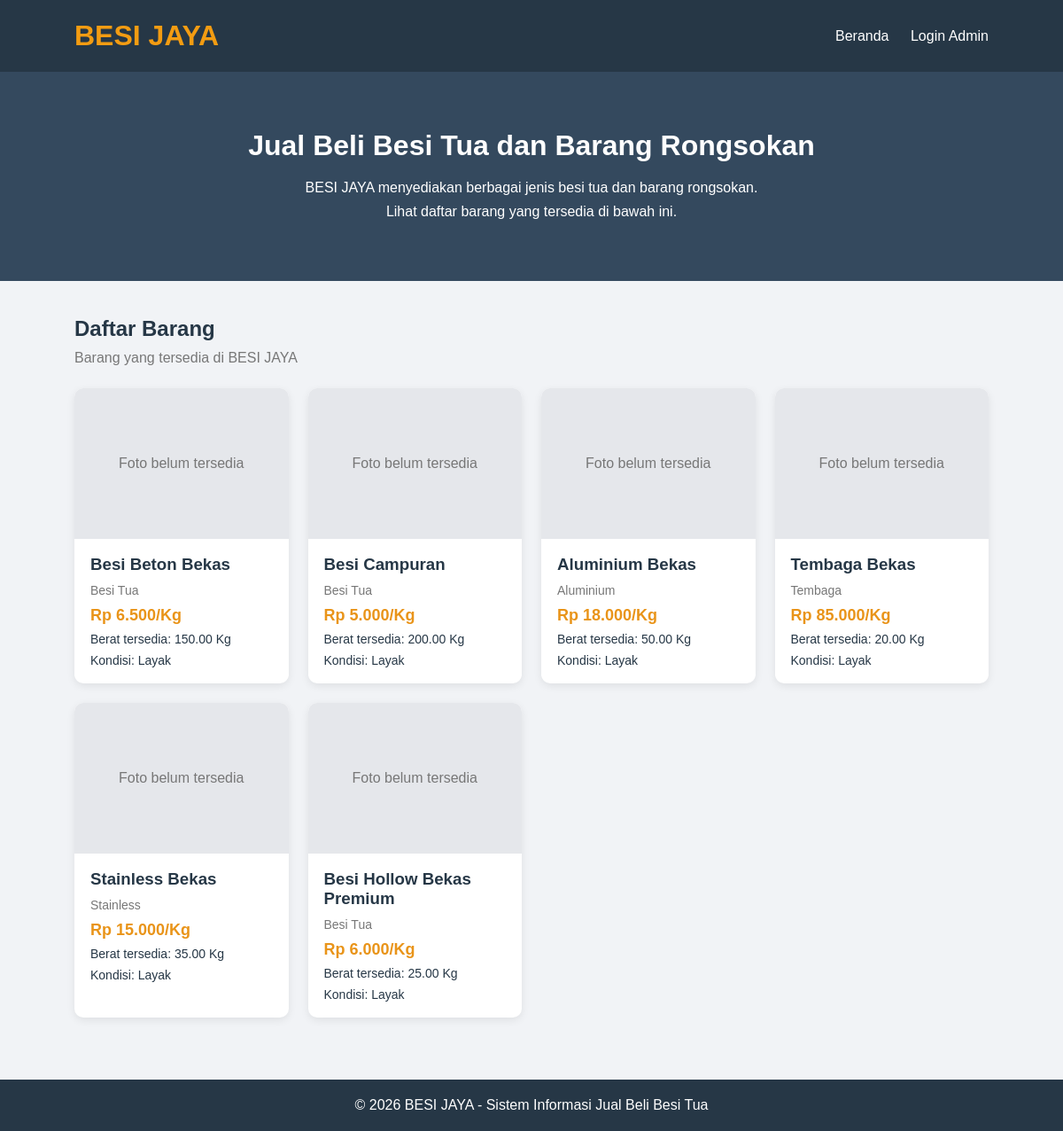
The page / on the database its author committed.
### tables this page shows
CREATE TABLE `barang` (
  `id_barang` int(11) NOT NULL,
  `id_kategori` int(11) NOT NULL,
  `nama_barang` varchar(150) NOT NULL,
  `deskripsi` text DEFAULT NULL,
  `berat` decimal(10,2) NOT NULL,
  `harga_per_kg` decimal(12,2) NOT NULL,
  `kondisi` enum('Layak','Tidak Layak') NOT NULL,
  `tanggal_masuk` date NOT NULL,
  `foto` varchar(255) DEFAULT NULL
);

CREATE TABLE `kategori` (
  `id_kategori` int(11) NOT NULL,
  `nama_kategori` varchar(100) NOT NULL
);

### index.php (the view, shortened to what this page needs)
<?php
include 'koneksi.php';
$query = mysqli_query($conn, "
    SELECT barang.*, kategori.nama_kategori
    FROM barang
    JOIN kategori ON barang.id_kategori = kategori.id_kategori
");
?>
<!DOCTYPE html>
<html lang="id">
<head>
</head>
<body>
<header>
    <h1>BESI JAYA</h1>
    <nav>
        <a href="index.php">Beranda</a>
        <a href="login.php">Login Admin</a>
    </nav>
</header>
<section class="hero">
    <h2>Jual Beli Besi Tua dan Barang Rongsokan</h2>
    <p>
        BESI JAYA menyediakan berbagai jenis besi tua dan barang rongsokan.
        <br>
        Lihat daftar barang yang tersedia di bawah ini.
    </p>
</section>
<div class="container">
    <h2>Daftar Barang</h2>
    <p class="subtitle">Barang yang tersedia di BESI JAYA</p>
    <div class="produk">
        <?php while ($row = mysqli_fetch_assoc($query)) { ?>
            <div class="card">
                <?php if (!empty($row['foto']) &&
                    file_exists("uploads/" . $row['foto'])) { ?>
                    <img
                        src="uploads/<?php echo htmlspecialchars($row['foto']); ?>"
                        alt="Foto Barang">
                <?php } else { ?>
                    <div class="no-foto">Foto belum tersedia</div>
                <?php } ?>
                <div class="detail">
                    <h3>
                        <?php echo htmlspecialchars($row['nama_barang']); ?>
                    </h3>
                    <p class="kategori">
                        <?php echo htmlspecialchars($row['nama_kategori']); ?>
                    </p>
                    <p class="harga">
                        Rp <?php echo number_format($row['harga_per_kg'], 0, ',', '.'); ?>/Kg
                    </p>
                    <p class="berat">
                        Berat tersedia: <?php echo $row['berat']; ?> Kg
                    </p>
                    <p class="berat">
                        Kondisi: <?php echo htmlspecialchars($row['kondisi']); ?>
                    </p>
                </div>
            </div>
        <?php } ?>
    </div>
</div>
<footer>
    &copy; 2026 BESI JAYA - Sistem Informasi Jual Beli Besi Tua
</footer>
</body>
</html>

### index.php (style rules this page uses)
* { margin: 0; padding: 0; box-sizing: border-box; font-family: Arial, sans-serif; }
body { background: #f1f3f6; color: #263746; }
header { background: #263746; color: white; padding: 22px 7%; display: flex; justify-content: space-between; align-items: center; }
header h1 { color: #f39c12; }
header a { color: white; text-decoration: none; margin-left: 20px; }
.hero { background: #34495e; color: white; text-align: center; padding: 65px 20px; }
.hero h2 { font-size: 32px; margin-bottom: 15px; }
.hero p { line-height: 1.7; }
.container { padding: 40px 7%; }
.container h2 { margin-bottom: 10px; }
.subtitle { color: #777; margin-bottom: 25px; }
.produk { display: grid; grid-template-columns: repeat(auto-fit, minmax(220px, 1fr)); gap: 22px; }
.card { background: white; border-radius: 10px; overflow: hidden; box-shadow: 0 3px 10px rgba(0,0,0,0.08); }
.no-foto { height: 170px; display: flex; align-items: center; justify-content: center; background: #e5e7eb; color: #777; }
.detail { padding: 18px; }
.detail h3 { margin-bottom: 10px; }
.kategori { color: #777; font-size: 14px; margin-bottom: 10px; }
.harga { color: #e99419; font-weight: bold; font-size: 18px; }
.berat { margin-top: 8px; font-size: 14px; }
footer { background: #263746; color: white; text-align: center; padding: 20px; margin-top: 30px; }

### rows shown on the page
barang: shows "Foto belum tersedia", nama_barang "Besi Beton Bekas", id_kategori.nama_kategori "Besi Tua", harga_per_kg "6.500", berat "150.00", kondisi "Layak"
barang: shows "Foto belum tersedia", nama_barang "Besi Campuran", id_kategori.nama_kategori "Besi Tua", harga_per_kg "5.000", berat "200.00", kondisi "Layak"
barang: shows "Foto belum tersedia", nama_barang "Aluminium Bekas", id_kategori.nama_kategori "Aluminium", harga_per_kg "18.000", berat "50.00", kondisi "Layak"
barang: shows "Foto belum tersedia", nama_barang "Tembaga Bekas", id_kategori.nama_kategori "Tembaga", harga_per_kg "85.000", berat "20.00", kondisi "Layak"
barang: shows "Foto belum tersedia", nama_barang "Stainless Bekas", id_kategori.nama_kategori "Stainless", harga_per_kg "15.000", berat "35.00", kondisi "Layak"
barang: shows "Foto belum tersedia", nama_barang "Besi Hollow Bekas Premium", id_kategori.nama_kategori "Besi Tua", harga_per_kg "6.000", berat "25.00", kondisi "Layak"
